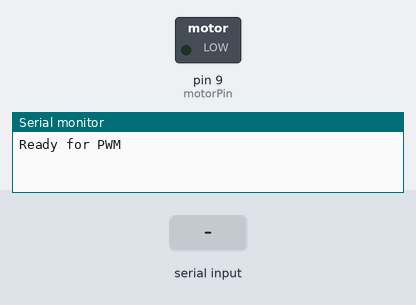
Bench run of a sketch on a simulated Arduino Uno, built with avr-gcc and run on an emulated ATmega328P. Shown: switched loads named in the sketch (green lamp = pin HIGH), the last lines printed to the serial monitor. Inputs (shaded band) come from the test bench.

Above: at 1.2 s.
1.3 s: "90,45\n" received over Serial
At 2.3 s:
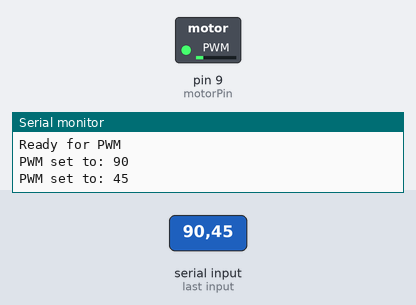
2.8 s: "30,150\n" received over Serial
At 3.4 s:
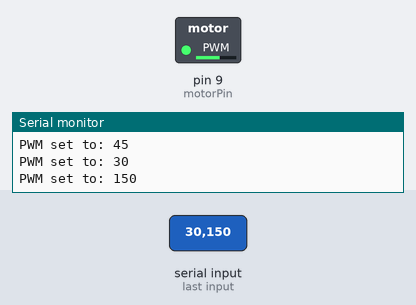
4.3 s: "200\n" received over Serial
At 5.5 s:
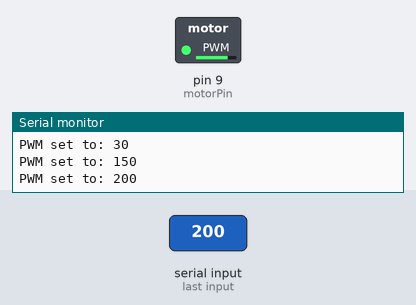
5.8 s: "90\n" received over Serial
At 6.8 s:
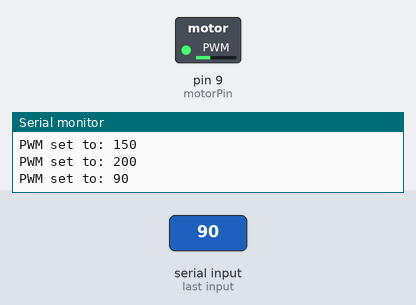
Timing chart, 0 to 8.3 s (numbered marks = the images above; inputs shaded):
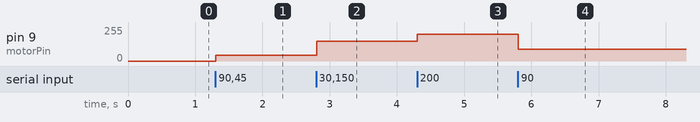

The sketch:

HW8-2.ino
```cpp
int motorPin = 9;
int pwmValue = 0;

void setup() {
  Serial.begin(9600);
  pinMode(motorPin, OUTPUT);
  analogWrite(motorPin, 0);
  Serial.println("Ready for PWM");
}

void loop() {
  if (Serial.available() > 0) {
    pwmValue = Serial.parseInt();
    pwmValue = constrain(pwmValue, 0, 255);
    analogWrite(motorPin, pwmValue);
    Serial.print("PWM set to: ");
    Serial.println(pwmValue);
    while (Serial.available() > 0)Serial.read();
  }
}
```

Measured:
- after the input at 1.3 s, pin 9 (motorPin): 0/255 → 45/255 at once
- after the input at 2.8 s, pin 9 (motorPin): 45/255 → 150/255 at once
- after the input at 4.3 s, pin 9 (motorPin): 150/255 → 200/255 at once
- after the input at 5.8 s, pin 9 (motorPin): 200/255 → 90/255 at once
